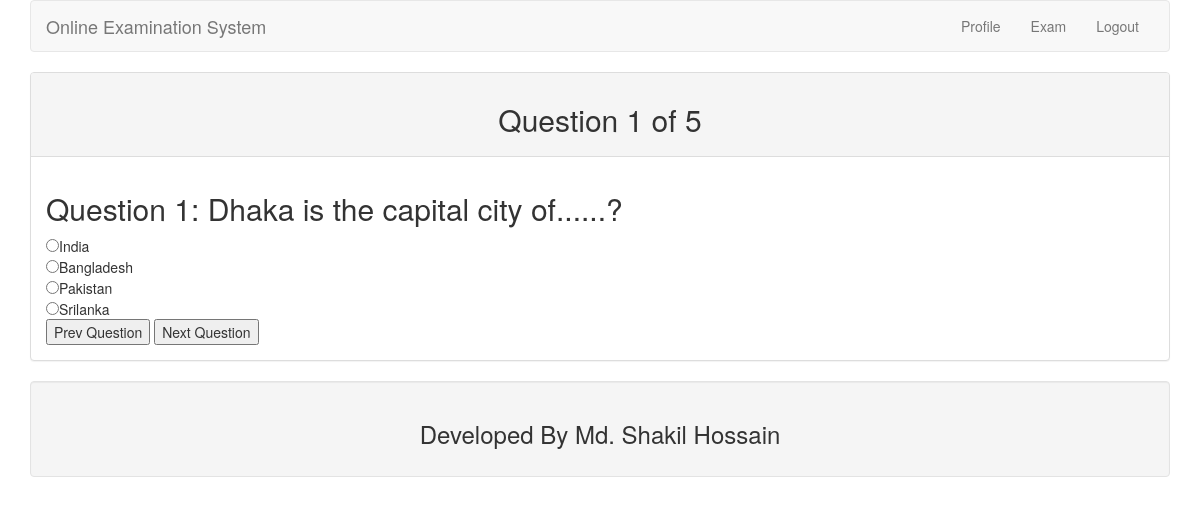
The page /test.php?ques=1 (signed in) on the database its author committed.
### tables this page shows
CREATE TABLE `tbl_question` (
  `quesId` int(11) NOT NULL,
  `quesNo` int(11) NOT NULL,
  `question` text NOT NULL
);

CREATE TABLE `tbl_answer` (
  `ansId` int(11) NOT NULL,
  `quesNo` int(11) NOT NULL,
  `rightAns` int(11) NOT NULL DEFAULT 0,
  `answer` text NOT NULL
);

### lib/Database.php (called while the page is built, shortened)
<?php
Class Database{
	public $host   = DB_HOST;
	public $user   = DB_USER;
	public $pass   = DB_PASS;
	public $dbname = DB_NAME;
	public $link;
	private function connectDB(){
	$this->link = new mysqli($this->host, $this->user, $this->pass, $this->dbname);
 }
	public function select($query){
		$result = $this->link->query($query) or die($this->link->error.__LINE__);
		if($result->num_rows > 0){
			return $result;
		} else {
			return false;
		}
	}
}

### classes/Exam.php (called while the page is built, shortened)
<?php
	include_once '../lib/Database.php';
	class Exam {
		private $db;
		public function __construct() {
			$this->db = new Database();
		}
		public function getTotalQuestionByCount() {
			$query = "SELECT * FROM tbl_question";
			$result = $this->db->select($query);
			$total = $result->num_rows;
			return $total;
		}
		public function getQuestionNumber($quesNumber) {
			$query = "SELECT * FROM tbl_question WHERE quesNo = '$quesNumber'";
			$getQues = $this->db->select($query);
			$result = $getQues->fetch_assoc();
			return $result;
		}
		public function getAnswer($quesNumber) {
			$query = "SELECT * FROM tbl_answer WHERE quesNo = '$quesNumber'";
			$getAns = $this->db->select($query);
			return $getAns;
		}
	}
 ?>

### test.php (the view, shortened to what this page needs)
<?php include 'inc/header.php'; ?>
<?php
	if (isset($_GET['ques'])) {
		$quesNumber = $_GET['ques'];
	} else {
		header("Location:exam.php");
	}
	$totalQues = $exam->getTotalQuestionByCount();
	$quesNum = $exam->getQuestionNumber($quesNumber);
 ?>
<div class="panel panel-default">
  <div class="panel-heading">
	<h2 class="text-center">Question <?php echo  $quesNum['quesNo']; ?> of <?php echo  $totalQues; ?></h2>
  </div>
  <div class="panel-body">
  	<form method="post">
		<table>
			<tr>
				<td colspan="2">
					<h2>Question <?php echo  $quesNum['quesNo']; ?>: <?php echo  $quesNum['question']; ?></h2>
				</td>
			</tr>
		<?php
			$answer = $exam->getAnswer($quesNumber);
			if ($answer) {
				while ($result = $answer->fetch_assoc()) {
		 ?>
			<tr>
				<td><input type="radio" name="ans" value="<?php echo $result['ansId']; ?>" /><?php echo $result['answer']; ?></td>
			</tr>
		<?php } } ?>
			<tr>
				<td>
					<input type="submit" name="prev" value="Prev Question"/>
					<input type="submit" name="next" value="Next Question"/>
				</td>
			</tr>
		</table>
	</form>
  </div>
</div>
<?php include 'inc/footer.php'; ?>

### rows shown on the page
tbl_question: quesNo "1", question "Dhaka is the capital city of......?"
tbl_answer: answer "India"
tbl_answer: answer "Bangladesh"
tbl_answer: answer "Pakistan"
tbl_answer: answer "Srilanka"

### other values the page prints
$totalQues "5"
